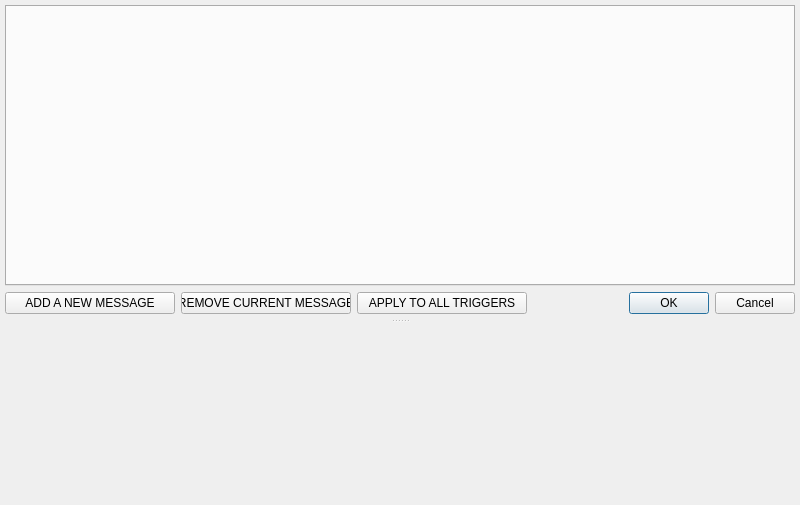
<?xml version="1.0" encoding="UTF-8"?>
<ui version="4.0">
 <class>ExtOscPatternAsk</class>
 <widget class="QDialog" name="ExtOscPatternAsk">
  <property name="geometry">
   <rect>
    <x>0</x>
    <y>0</y>
    <width>800</width>
    <height>505</height>
   </rect>
  </property>
  <property name="windowTitle">
   <string>IanniX — Message editor</string>
  </property>
  <layout class="QVBoxLayout" name="verticalLayout_2">
   <property name="spacing">
    <number>5</number>
   </property>
   <property name="margin">
    <number>5</number>
   </property>
   <item>
    <widget class="QSplitter" name="splitter">
     <property name="orientation">
      <enum>Qt::Vertical</enum>
     </property>
     <widget class="QWidget" name="layoutWidget">
      <layout class="QVBoxLayout" name="verticalLayout">
       <property name="bottomMargin">
        <number>5</number>
       </property>
       <item>
        <widget class="QTabWidget" name="tabs">
         <property name="minimumSize">
          <size>
           <width>775</width>
           <height>20</height>
          </size>
         </property>
         <property name="currentIndex">
          <number>-1</number>
         </property>
        </widget>
       </item>
       <item>
        <layout class="QHBoxLayout" name="horizontalLayout">
         <item>
          <widget class="QPushButton" name="addButton">
           <property name="minimumSize">
            <size>
             <width>170</width>
             <height>22</height>
            </size>
           </property>
           <property name="maximumSize">
            <size>
             <width>170</width>
             <height>27</height>
            </size>
           </property>
           <property name="focusPolicy">
            <enum>Qt::NoFocus</enum>
           </property>
           <property name="toolTip">
            <string>Adds a new message</string>
           </property>
           <property name="text">
            <string>ADD A NEW MESSAGE</string>
           </property>
          </widget>
         </item>
         <item>
          <widget class="QPushButton" name="removeButton">
           <property name="minimumSize">
            <size>
             <width>170</width>
             <height>22</height>
            </size>
           </property>
           <property name="maximumSize">
            <size>
             <width>170</width>
             <height>27</height>
            </size>
           </property>
           <property name="focusPolicy">
            <enum>Qt::NoFocus</enum>
           </property>
           <property name="toolTip">
            <string>Removes current message</string>
           </property>
           <property name="text">
            <string>REMOVE CURRENT MESSAGE</string>
           </property>
          </widget>
         </item>
         <item>
          <widget class="QPushButton" name="applyAllTriggersButton">
           <property name="minimumSize">
            <size>
             <width>170</width>
             <height>22</height>
            </size>
           </property>
           <property name="maximumSize">
            <size>
             <width>170</width>
             <height>27</height>
            </size>
           </property>
           <property name="focusPolicy">
            <enum>Qt::NoFocus</enum>
           </property>
           <property name="toolTip">
            <string>Apply current message tabs to all triggers in the score</string>
           </property>
           <property name="text">
            <string>APPLY TO ALL TRIGGERS</string>
           </property>
          </widget>
         </item>
         <item>
          <spacer name="horizontalSpacer">
           <property name="orientation">
            <enum>Qt::Horizontal</enum>
           </property>
           <property name="sizeHint" stdset="0">
            <size>
             <width>40</width>
             <height>20</height>
            </size>
           </property>
          </spacer>
         </item>
         <item>
          <widget class="QDialogButtonBox" name="buttonBox">
           <property name="focusPolicy">
            <enum>Qt::NoFocus</enum>
           </property>
           <property name="orientation">
            <enum>Qt::Horizontal</enum>
           </property>
           <property name="standardButtons">
            <set>QDialogButtonBox::Cancel|QDialogButtonBox::Ok</set>
           </property>
          </widget>
         </item>
        </layout>
       </item>
      </layout>
     </widget>
     <widget class="UiHelp" name="help" native="true">
      <property name="focusPolicy">
       <enum>Qt::NoFocus</enum>
      </property>
     </widget>
    </widget>
   </item>
  </layout>
 </widget>
 <customwidgets>
  <customwidget>
   <class>UiHelp</class>
   <extends>QWidget</extends>
   <header>gui/uihelp.h</header>
   <container>1</container>
  </customwidget>
 </customwidgets>
 <tabstops>
  <tabstop>tabs</tabstop>
 </tabstops>
 <resources/>
 <connections>
  <connection>
   <sender>buttonBox</sender>
   <signal>accepted()</signal>
   <receiver>ExtOscPatternAsk</receiver>
   <slot>accept()</slot>
   <hints>
    <hint type="sourcelabel">
     <x>987</x>
     <y>684</y>
    </hint>
    <hint type="destinationlabel">
     <x>157</x>
     <y>180</y>
    </hint>
   </hints>
  </connection>
  <connection>
   <sender>buttonBox</sender>
   <signal>rejected()</signal>
   <receiver>ExtOscPatternAsk</receiver>
   <slot>reject()</slot>
   <hints>
    <hint type="sourcelabel">
     <x>987</x>
     <y>684</y>
    </hint>
    <hint type="destinationlabel">
     <x>286</x>
     <y>180</y>
    </hint>
   </hints>
  </connection>
  <connection>
   <sender>addButton</sender>
   <signal>released()</signal>
   <receiver>ExtOscPatternAsk</receiver>
   <slot>actionAddMessage()</slot>
   <hints>
    <hint type="sourcelabel">
     <x>42</x>
     <y>684</y>
    </hint>
    <hint type="destinationlabel">
     <x>-87</x>
     <y>58</y>
    </hint>
   </hints>
  </connection>
  <connection>
   <sender>removeButton</sender>
   <signal>released()</signal>
   <receiver>ExtOscPatternAsk</receiver>
   <slot>actionRemoveMessage()</slot>
   <hints>
    <hint type="sourcelabel">
     <x>218</x>
     <y>675</y>
    </hint>
    <hint type="destinationlabel">
     <x>453</x>
     <y>744</y>
    </hint>
   </hints>
  </connection>
    <connection>
     <sender>applyAllTriggersButton</sender>
     <signal>released()</signal>
     <receiver>ExtOscPatternAsk</receiver>
     <slot>actionApplyToAllTriggers()</slot>
     <hints>
        <hint type="sourcelabel">
         <x>391</x>
         <y>684</y>
        </hint>
        <hint type="destinationlabel">
         <x>452</x>
         <y>744</y>
        </hint>
     </hints>
    </connection>
 </connections>
 <slots>
  <slot>itemClicked(QListWidgetItem*)</slot>
  <slot>actionAddMessage()</slot>
  <slot>actionRemoveMessage()</slot>
    <slot>actionApplyToAllTriggers()</slot>
  <slot>help()</slot>
 </slots>
</ui>
